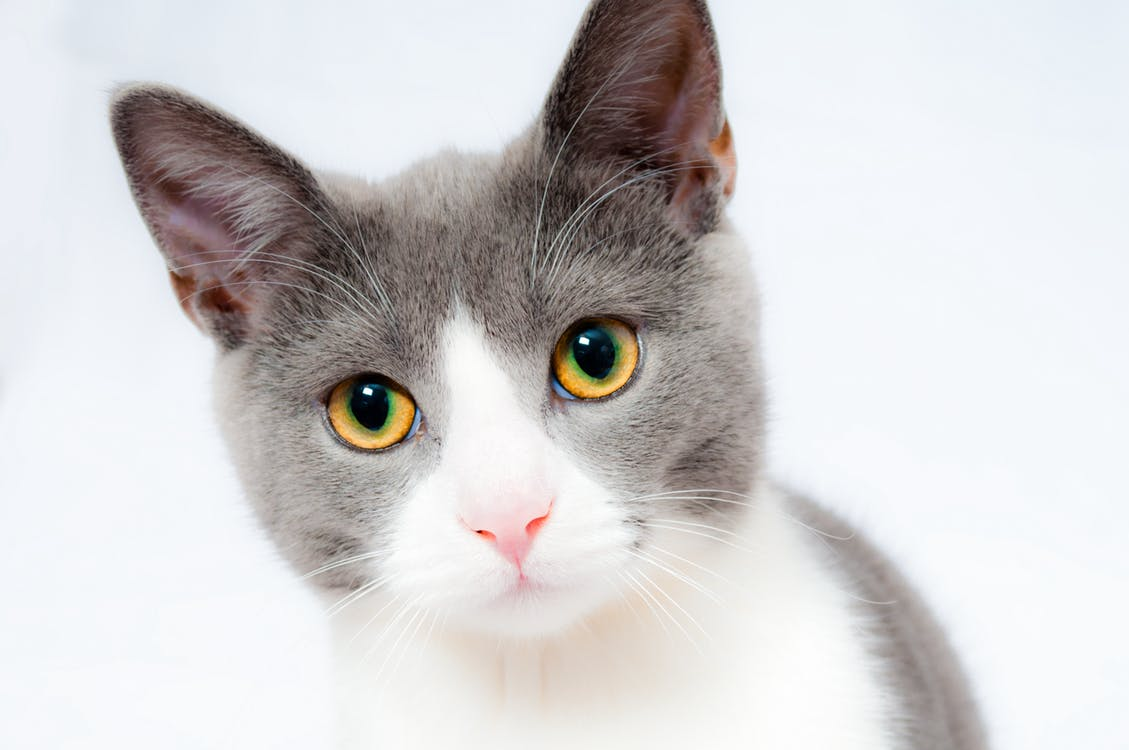
#> input picture animals/cat-1.jpg, 1129 x 750 px; its folder holds only this picture in this run
$ jupyter execute --allow-errors animal_recognition.ipynb   (shell and % lines are left out)
#> lines starting #> are read from the running program, lines starting #| are printed output that depends on the picture
#> `im = Image.open("./animals/" + fn).convert("L")`:
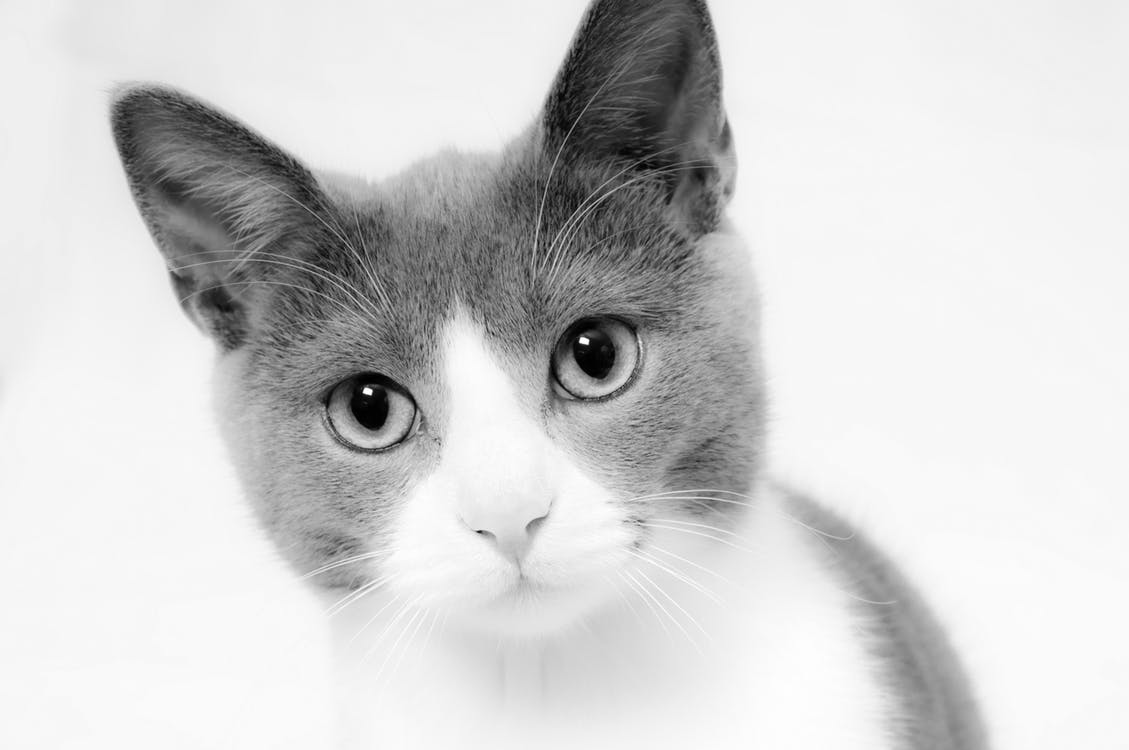
#> im: PIL image 1129x750 L; min 0, max 255, mean 208.4
#> `im = im.crop( ( half_the_width - 100, half_the_height - 100, half_the_..`:
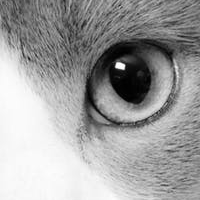
#> im: PIL image 200x200 L; min 0, max 254, mean 159.1
#> `imd = list(im.getdata())`: imd = 40000 items
[cell 1]
import os
import numpy as np
import matplotlib.pyplot as plt

from PIL import Image
from sklearn.model_selection import train_test_split, GridSearchCV
from sklearn.decomposition import PCA
from sklearn.svm import SVC
from sklearn.metrics import classification_report, confusion_matrix

# Load images

[cell 2]
target_names = ["cat", "dog"]
# Target
y = []
# Data
X = None
# Loop through all .jpg files in a directory
#> (the rest of this cell did not finish here and is left out)

## Image Details

[cell 3]
X.shape
#> Out = (40000,)
